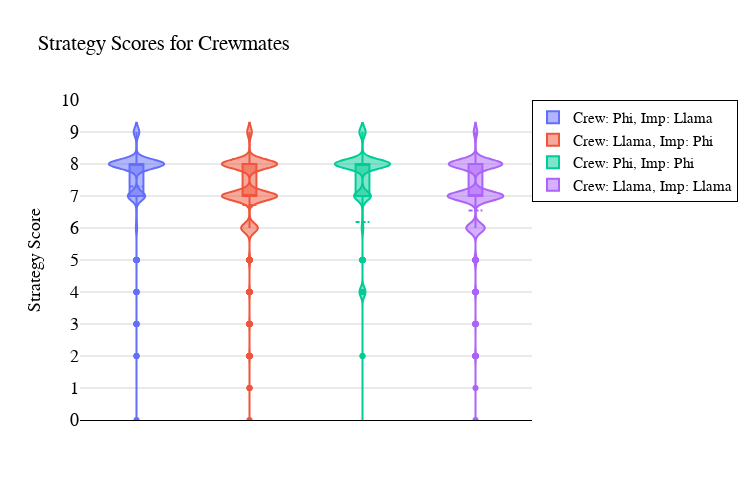

Notebook code cell kept with this figure:
### Code cell
# plot distribution of strategy_score for player_identity Crewmate for each experiment

fig = go.Figure()

for i, summary_df in enumerate(summary_dfs):
    fig.add_trace(go.Violin(
        x=[DESCRIPTIONS[i]] * len(summary_df),
        y=np.sort(np.array(summary_df[summary_df["player_identity"] == "Crewmate"]["strategy_score"], dtype=np.float64)),
        name=DESCRIPTIONS[i],
        box_visible=True,
        meanline_visible=True
    ))
    
fig.update_layout(
    title="Strategy Scores for Crewmates",
    yaxis_title="Strategy Score",
    xaxis_title="",
    showlegend=True
)

# don't show x-axis labels
fig.update_xaxes(showticklabels=False)


fig.update_layout({'plot_bgcolor': 'rgba(255, 255, 255, 1)',})
# show fine grid lines on both axes on both subplotsß
# fig.update_xaxes(showgrid=True, gridwidth=1, gridcolor='LightGray')
fig.update_yaxes(showgrid=True, gridwidth=1, gridcolor='LightGray')

# legend inside the plot in a box
fig.update_layout(legend=dict(x=1, y=1, traceorder="normal", bgcolor="white", bordercolor="black", borderwidth=1))

# width and height
fig.update_layout(width=750, height=500)

# make y axis start from 0
# fig.update_yaxes(range=[0, 0.6])
fig.update_yaxes(range=[0, 10])

# # ticks on both axes
# fig.update_xaxes(tickmode='linear', tick0=0, dtick=500)
fig.update_yaxes(tickmode='linear', tick0=0, dtick=1)

# everthing latex font (for research paper)
fig.update_layout(font=dict(family='serif', size=15, color='black'))
fig.update_xaxes(title_font=dict(family='serif', size=18, color='black'))
fig.update_yaxes(title_font=dict(family='serif', size=18, color='black'))
fig.update_xaxes(tickfont=dict(family='serif', size=18, color='black'))
fig.update_yaxes(tickfont=dict(family='serif', size=18, color='black'))
fig.update_xaxes(showline=True, linewidth=1, linecolor='black', mirror=False)

fig.show()

### Figure 1 — Plotly figure (JSON) as saved in the notebook; plotly's stock layout.template omitted (floating-point values rounded to 4 significant figures; data arrays with more than 128 entries replaced by an {"elided": "..."} marker saying what was removed)
{"data": [{"box": {"visible": true}, "meanline": {"visible": true}, "name": "Crew: Phi, Imp: Llama", "type": "violin", "x": {"elided": "7246 str values"}, "y": {"elided": "4955 int values"}}, {"box": {"visible": true}, "meanline": {"visible": true}, "name": "Crew: Llama, Imp: Phi", "type": "violin", "x": {"elided": "6908 str values"}, "y": {"elided": "4728 int values"}}, {"box": {"visible": true}, "meanline": {"visible": true}, "name": "Crew: Phi, Imp: Phi", "type": "violin", "x": {"elided": "7390 str values"}, "y": {"elided": "5063 int values"}}, {"box": {"visible": true}, "meanline": {"visible": true}, "name": "Crew: Llama, Imp: Llama", "type": "violin", "x": {"elided": "6951 str values"}, "y": {"elided": "4681 int values"}}], "layout": {"font": {"color": "black", "family": "serif", "size": 15}, "height": 500, "legend": {"bgcolor": "white", "bordercolor": "black", "borderwidth": 1, "traceorder": "normal", "x": 1, "y": 1}, "plot_bgcolor": "rgba(255, 255, 255, 1)", "showlegend": true, "title": {"text": "Strategy Scores for Crewmates"}, "width": 750, "xaxis": {"linecolor": "black", "linewidth": 1, "mirror": false, "showline": true, "showticklabels": false, "tickfont": {"color": "black", "family": "serif", "size": 18}, "title": {"font": {"color": "black", "family": "serif", "size": 18}, "text": ""}}, "yaxis": {"dtick": 1, "gridcolor": "LightGray", "gridwidth": 1, "range": [0, 10], "showgrid": true, "tick0": 0, "tickfont": {"color": "black", "family": "serif", "size": 18}, "tickmode": "linear", "title": {"font": {"color": "black", "family": "serif", "size": 18}, "text": "Strategy Score"}}}}
